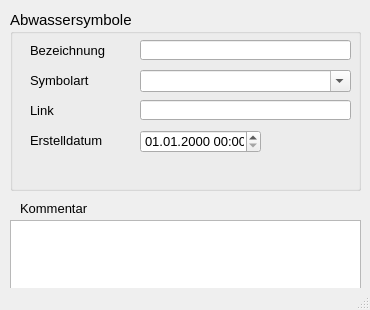
<?xml version="1.0" encoding="UTF-8"?>
<ui version="4.0">
 <class>MainWindow</class>
 <widget class="QMainWindow" name="MainWindow">
  <property name="geometry">
   <rect>
    <x>0</x>
    <y>0</y>
    <width>370</width>
    <height>310</height>
   </rect>
  </property>
  <property name="minimumSize">
   <size>
    <width>310</width>
    <height>310</height>
   </size>
  </property>
  <property name="font">
   <font>
    <family>Tahoma</family>
    <pointsize>10</pointsize>
   </font>
  </property>
  <property name="windowTitle">
   <string>Anbindung Direkteinleiter</string>
  </property>
  <property name="layoutDirection">
   <enum>Qt::LeftToRight</enum>
  </property>
  <widget class="QWidget" name="centralwidget">
   <widget class="QTextEdit" name="kommentar">
    <property name="geometry">
     <rect>
      <x>10</x>
      <y>220</y>
      <width>351</width>
      <height>71</height>
     </rect>
    </property>
    <property name="minimumSize">
     <size>
      <width>0</width>
      <height>0</height>
     </size>
    </property>
    <property name="toolTip">
     <string>&lt;html&gt;&lt;head/&gt;&lt;body&gt;&lt;p&gt;Platz für zusätzliche Kommentare.&lt;/p&gt;&lt;/body&gt;&lt;/html&gt;</string>
    </property>
    <property name="statusTip">
     <string>Platz für zusätzliche Kommentare.</string>
    </property>
   </widget>
   <widget class="QLabel" name="label_15">
    <property name="geometry">
     <rect>
      <x>20</x>
      <y>200</y>
      <width>81</width>
      <height>16</height>
     </rect>
    </property>
    <property name="text">
     <string>Kommentar</string>
    </property>
   </widget>
   <widget class="QGroupBox" name="groupBox_3">
    <property name="geometry">
     <rect>
      <x>10</x>
      <y>10</y>
      <width>351</width>
      <height>181</height>
     </rect>
    </property>
    <property name="font">
     <font>
      <family>Tahoma</family>
      <pointsize>11</pointsize>
     </font>
    </property>
    <property name="title">
     <string>Abwassersymbole</string>
    </property>
    <widget class="QgsDateTimeEdit" name="createdat">
     <property name="geometry">
      <rect>
       <x>130</x>
       <y>120</y>
       <width>121</width>
       <height>23</height>
      </rect>
     </property>
     <property name="font">
      <font>
       <family>Tahoma</family>
       <pointsize>10</pointsize>
      </font>
     </property>
     <property name="currentSection">
      <enum>QDateTimeEdit::DaySection</enum>
     </property>
     <property name="displayFormat">
      <string>dd.MM.yyyy HH:mm</string>
     </property>
    </widget>
    <widget class="QLabel" name="label_71">
     <property name="geometry">
      <rect>
       <x>20</x>
       <y>120</y>
       <width>101</width>
       <height>21</height>
      </rect>
     </property>
     <property name="font">
      <font>
       <family>Tahoma</family>
       <pointsize>10</pointsize>
      </font>
     </property>
     <property name="text">
      <string>Erstelldatum</string>
     </property>
    </widget>
    <widget class="QComboBox" name="art">
     <property name="geometry">
      <rect>
       <x>130</x>
       <y>60</y>
       <width>211</width>
       <height>22</height>
      </rect>
     </property>
     <property name="font">
      <font>
       <family>Tahoma</family>
       <pointsize>10</pointsize>
      </font>
     </property>
     <property name="toolTip">
      <string>&lt;html&gt;&lt;head/&gt;&lt;body&gt;&lt;p&gt;Name der angebundenen Haltung&lt;/p&gt;&lt;/body&gt;&lt;/html&gt;</string>
     </property>
     <property name="statusTip">
      <string>Name der angebundenen Haltung</string>
     </property>
     <property name="editable">
      <bool>true</bool>
     </property>
    </widget>
    <widget class="QLabel" name="label_21">
     <property name="geometry">
      <rect>
       <x>20</x>
       <y>60</y>
       <width>101</width>
       <height>21</height>
      </rect>
     </property>
     <property name="font">
      <font>
       <family>Tahoma</family>
       <pointsize>10</pointsize>
      </font>
     </property>
     <property name="text">
      <string>Symbolart</string>
     </property>
     <property name="alignment">
      <set>Qt::AlignLeading|Qt::AlignLeft|Qt::AlignVCenter</set>
     </property>
    </widget>
    <widget class="QLabel" name="label_4">
     <property name="geometry">
      <rect>
       <x>20</x>
       <y>30</y>
       <width>101</width>
       <height>21</height>
      </rect>
     </property>
     <property name="font">
      <font>
       <family>Tahoma</family>
       <pointsize>10</pointsize>
      </font>
     </property>
     <property name="text">
      <string>Bezeichnung</string>
     </property>
     <property name="alignment">
      <set>Qt::AlignLeading|Qt::AlignLeft|Qt::AlignVCenter</set>
     </property>
    </widget>
    <widget class="QLabel" name="label_72">
     <property name="geometry">
      <rect>
       <x>20</x>
       <y>90</y>
       <width>101</width>
       <height>21</height>
      </rect>
     </property>
     <property name="font">
      <font>
       <family>Tahoma</family>
       <pointsize>10</pointsize>
      </font>
     </property>
     <property name="text">
      <string>Link</string>
     </property>
    </widget>
    <widget class="QLineEdit" name="bezeichnung">
     <property name="geometry">
      <rect>
       <x>130</x>
       <y>30</y>
       <width>211</width>
       <height>20</height>
      </rect>
     </property>
     <property name="font">
      <font>
       <family>Tahoma</family>
       <pointsize>11</pointsize>
      </font>
     </property>
     <property name="toolTip">
      <string>&lt;html&gt;&lt;head/&gt;&lt;body&gt;&lt;p&gt;Eindeutige Bezeichnung&lt;/p&gt;&lt;/body&gt;&lt;/html&gt;</string>
     </property>
     <property name="statusTip">
      <string>Eindeutige Bezeichnung</string>
     </property>
    </widget>
    <widget class="QLineEdit" name="link">
     <property name="geometry">
      <rect>
       <x>130</x>
       <y>90</y>
       <width>211</width>
       <height>20</height>
      </rect>
     </property>
     <property name="font">
      <font>
       <family>Tahoma</family>
       <pointsize>11</pointsize>
      </font>
     </property>
     <property name="toolTip">
      <string>&lt;html&gt;&lt;head/&gt;&lt;body&gt;&lt;p&gt;Eindeutige Bezeichnung&lt;/p&gt;&lt;/body&gt;&lt;/html&gt;</string>
     </property>
     <property name="statusTip">
      <string>Eindeutige Bezeichnung</string>
     </property>
    </widget>
   </widget>
  </widget>
  <widget class="QStatusBar" name="statusbar"/>
 </widget>
 <customwidgets>
  <customwidget>
   <class>QgsDateTimeEdit</class>
   <extends>QDateTimeEdit</extends>
   <header>qgsdatetimeedit.h</header>
  </customwidget>
 </customwidgets>
 <resources/>
 <connections/>
</ui>
